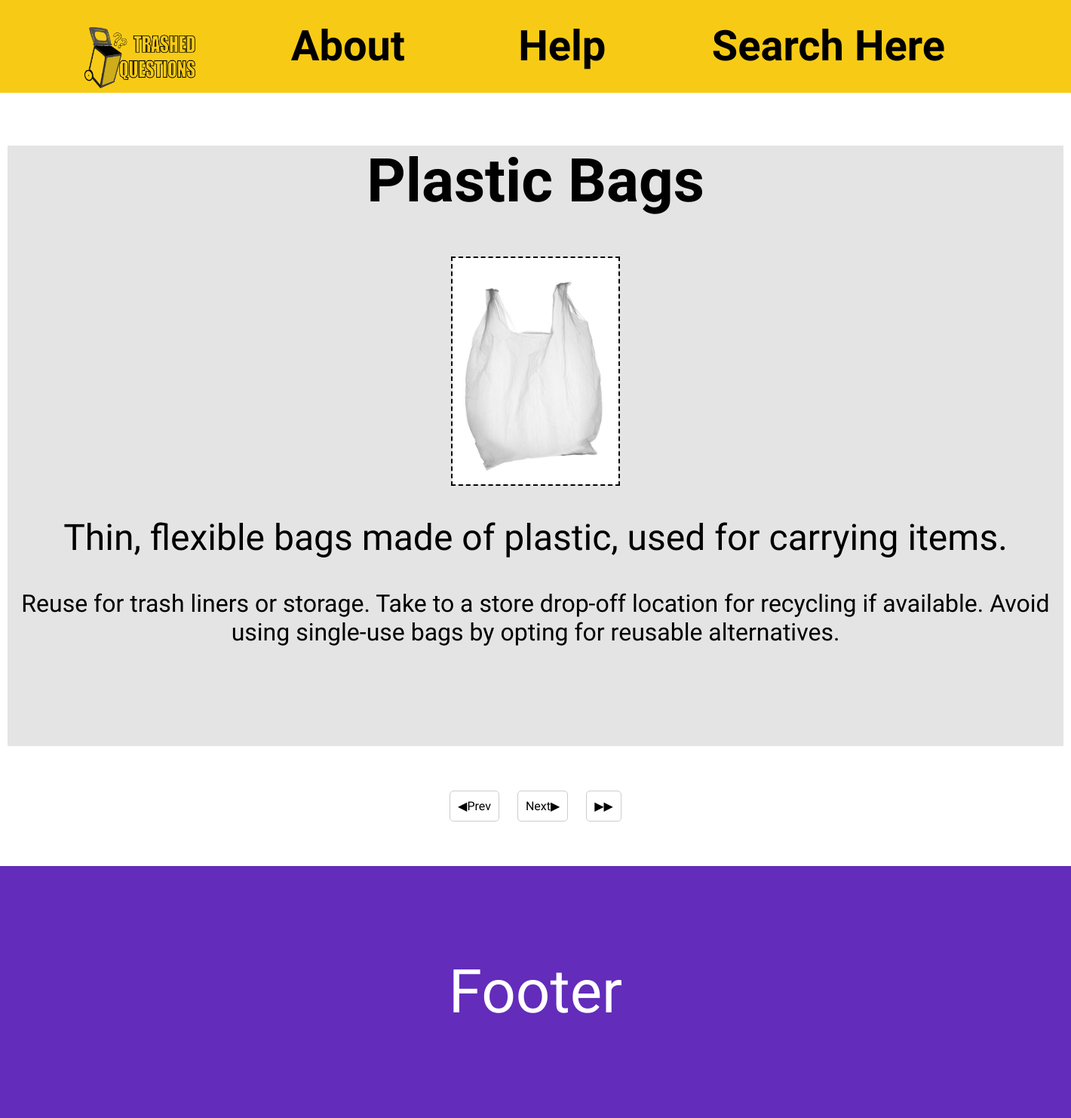
The page /item/7 on the database its author committed.
### tables this page shows
CREATE TABLE Trash (id INTEGER PRIMARY KEY AUTOINCREMENT, name TEXT NOT NULL, description TEXT, instructions TEXT, bins INTEGER NOT NULL REFERENCES Bins (id), rrr INTEGER NOT NULL REFERENCES RRR (id), image TEXT);

### Routes.py (the view)
@app.route('/item/<int:id>')  # Route to a page about an item
def item(id):
    conn = sqlite3.connect("Webdatabase.db")
    cur = conn.cursor()
    cur.execute("SELECT * FROM Trash WHERE id=?", (id,))
    trash = cur.fetchone()
    cur.execute("SELECT id FROM Trash ORDER BY ID DESC")
    limitbig = cur.fetchone()
    idp = id+1
    idm = id-1
    idp10 = id+10
    idm10 = id-10
    hideprevall = " "
    hideforwall = " "
    hideforw = " "
    hideprev = " "
    if id == limitbig[0] or id >= limitbig[0]:
        id = limitbig[0]
        idp = id
        idp10 = id
        hideforw = "hidden"
    if id == 1 or id <= 1:
        id = 1
        idm = id
        idm10 = id
        hideprev = "hidden"
    if id <= 10:
        hideprevall = "hidden"
    if id+9 >= limitbig[0]:
        hideforwall = "hidden"
    cur = conn.cursor()
    cur.execute("SELECT bins FROM Trash WHERE id=?", (id,))
    bins = cur.fetchone()
    color = "#246eff"
    if bins == (1,):
        color = "#246eff"
    if bins == (2,) or bins == (6,):
        color = "#ff495c"
    if bins == (3,) or bins == (5,) or bins == (7,) or bins == (8,):
        color = "#f7cb15"
    if bins == (4,):
        color = "#3ddc97"
    return render_template('item.html', trash=trash, idp=idp, idm=idm, idp10=idp10, idm10=idm10, hideprev=hideprev, hideforw=hideforw, hideprevall=hideprevall, hideforwall=hideforwall, color=color)

### templates/item.html (shortened to what this page needs)
{% extends 'layout.html' %}
{% block content %}
<div class="box">
    <h1 style="text-align: center;">{{trash[1]}}</h1>
    <img src = "/static/images/{{trash[6]}}" class = "image" style="text-align: center;" title="{{trash[1]}}"/>
    <h2 style="text-align: center;">{{trash[2]}}</h2>
    <p style="text-align: center;">{{trash[3]}}</p>
</div>
<div style="text-align: center;">
    <a {{hideprev}} href="{{ '/item/%s'%idm }}">◀Prev</a>
    <a {{hideforw}} href="{{ '/item/%s'%idp }}">Next▶</a>
    <a {{hideforwall}} href="{{ '/item/%s'%idp10 }}">▶▶</a>
</div>
{% endblock %}

### static/style.css (style rules this page uses)
body { margin: 0; padding: 0; }
.image { height: 300px; margin-left: auto; margin-right: auto; display:block; border:2.5px dashed black; }
h1 { font-size: 500%; font-family: "Staatliches", sans-serif; font-weight: 700; font-style: normal; }
h2 { font-size: 300%; font-family: "Staatliches", sans-serif; font-weight: 400; font-style: normal; }
p { font-size: 200%; font-family: "Staatliches", sans-serif; font-weight: 100; font-style: normal; }
main a { margin:10px; padding:10px; border:1px solid #ccc; border-radius:5px; text-decoration:none; font-family: "Staatliches", sans-serif; font-weight: 500; font-style: normal; }
a { text-decoration: none; color:black }
main div { margin:5% }
.box { background-color: #e4e4e4; width: 1400px; height: auto; margin-left: auto; margin-right: auto; display:block; padding-bottom:100px; }

### rows shown on the page
Trash: name "Plastic Bags", image (picture), description "Thin, flexible bags made of plastic, used for carrying items.", instructions "Reuse for trash liners or storage. Take to a store drop-off location for recycling if available. Avoid using single-use bags by opting for reusable alternatives."
